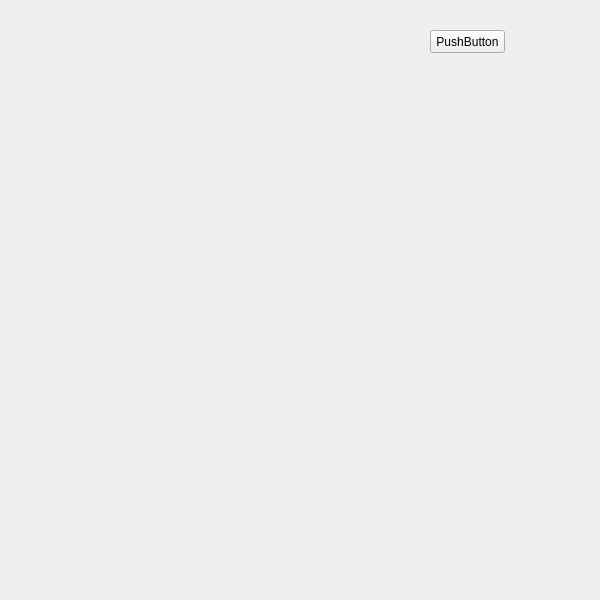
<?xml version="1.0" encoding="UTF-8"?>
<ui version="4.0">
 <class>FrmCIE1931</class>
 <widget class="QWidget" name="FrmCIE1931">
  <property name="geometry">
   <rect>
    <x>0</x>
    <y>0</y>
    <width>600</width>
    <height>600</height>
   </rect>
  </property>
  <property name="windowTitle">
   <string>Form</string>
  </property>
  <widget class="QPushButton" name="pushButton">
   <property name="geometry">
    <rect>
     <x>430</x>
     <y>30</y>
     <width>75</width>
     <height>23</height>
    </rect>
   </property>
   <property name="text">
    <string>PushButton</string>
   </property>
  </widget>
 </widget>
 <resources/>
 <connections/>
</ui>
